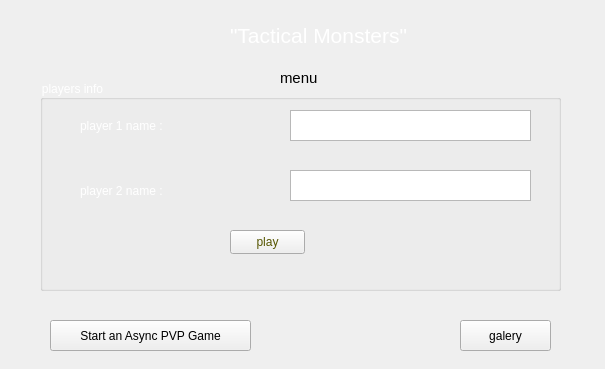
<?xml version="1.0" encoding="UTF-8"?>
<ui version="4.0">
 <class>menu</class>
 <widget class="QWidget" name="menu">
  <property name="geometry">
   <rect>
    <x>0</x>
    <y>0</y>
    <width>605</width>
    <height>369</height>
   </rect>
  </property>
  <property name="windowTitle">
   <string>Form</string>
  </property>
  <widget class="QLabel" name="label">
   <property name="geometry">
    <rect>
     <x>230</x>
     <y>10</y>
     <width>201</width>
     <height>51</height>
    </rect>
   </property>
   <property name="font">
    <font>
     <pointsize>16</pointsize>
    </font>
   </property>
   <property name="styleSheet">
    <string notr="true">color: rgb(255, 255, 255);</string>
   </property>
   <property name="text">
    <string>&quot;Tactical Monsters&quot;</string>
   </property>
  </widget>
  <widget class="QLabel" name="label_2">
   <property name="geometry">
    <rect>
     <x>280</x>
     <y>70</y>
     <width>49</width>
     <height>16</height>
    </rect>
   </property>
   <property name="font">
    <font>
     <pointsize>11</pointsize>
    </font>
   </property>
   <property name="text">
    <string>menu</string>
   </property>
  </widget>
  <widget class="QPushButton" name="pushButton">
   <property name="geometry">
    <rect>
     <x>50</x>
     <y>320</y>
     <width>201</width>
     <height>31</height>
    </rect>
   </property>
   <property name="text">
    <string>Start an Async PVP Game</string>
   </property>
  </widget>
  <widget class="QPushButton" name="pushButton_2">
   <property name="geometry">
    <rect>
     <x>460</x>
     <y>320</y>
     <width>91</width>
     <height>31</height>
    </rect>
   </property>
   <property name="text">
    <string>galery</string>
   </property>
  </widget>
  <widget class="QGroupBox" name="groupBox">
   <property name="geometry">
    <rect>
     <x>40</x>
     <y>80</y>
     <width>521</width>
     <height>211</height>
    </rect>
   </property>
   <property name="styleSheet">
    <string notr="true">color: rgb(255, 255, 255);</string>
   </property>
   <property name="title">
    <string>players info</string>
   </property>
   <widget class="QPushButton" name="pushButton_3">
    <property name="geometry">
     <rect>
      <x>190</x>
      <y>150</y>
      <width>75</width>
      <height>24</height>
     </rect>
    </property>
    <property name="styleSheet">
     <string notr="true">color: rgb(85, 85, 0);</string>
    </property>
    <property name="text">
     <string>play</string>
    </property>
   </widget>
   <widget class="QTextEdit" name="textEdit">
    <property name="geometry">
     <rect>
      <x>250</x>
      <y>30</y>
      <width>241</width>
      <height>31</height>
     </rect>
    </property>
   </widget>
   <widget class="QTextEdit" name="textEdit_2">
    <property name="geometry">
     <rect>
      <x>250</x>
      <y>90</y>
      <width>241</width>
      <height>31</height>
     </rect>
    </property>
   </widget>
   <widget class="QLabel" name="label_3">
    <property name="geometry">
     <rect>
      <x>40</x>
      <y>30</y>
      <width>131</width>
      <height>31</height>
     </rect>
    </property>
    <property name="text">
     <string>player 1 name :</string>
    </property>
   </widget>
   <widget class="QLabel" name="label_4">
    <property name="geometry">
     <rect>
      <x>40</x>
      <y>100</y>
      <width>131</width>
      <height>21</height>
     </rect>
    </property>
    <property name="text">
     <string>player 2 name :</string>
    </property>
   </widget>
  </widget>
  <widget class="QLabel" name="label_5">
   <property name="geometry">
    <rect>
     <x>-20</x>
     <y>-30</y>
     <width>631</width>
     <height>401</height>
    </rect>
   </property>
   <property name="styleSheet">
    <string notr="true">background-image: url(:/new/prefix1/tactical-monsters-rumble-arena.jpg);</string>
   </property>
   <property name="text">
    <string/>
   </property>
  </widget>
  <zorder>label_5</zorder>
  <zorder>label</zorder>
  <zorder>label_2</zorder>
  <zorder>pushButton</zorder>
  <zorder>pushButton_2</zorder>
  <zorder>groupBox</zorder>
 </widget>
 <resources/>
 <connections/>
</ui>
